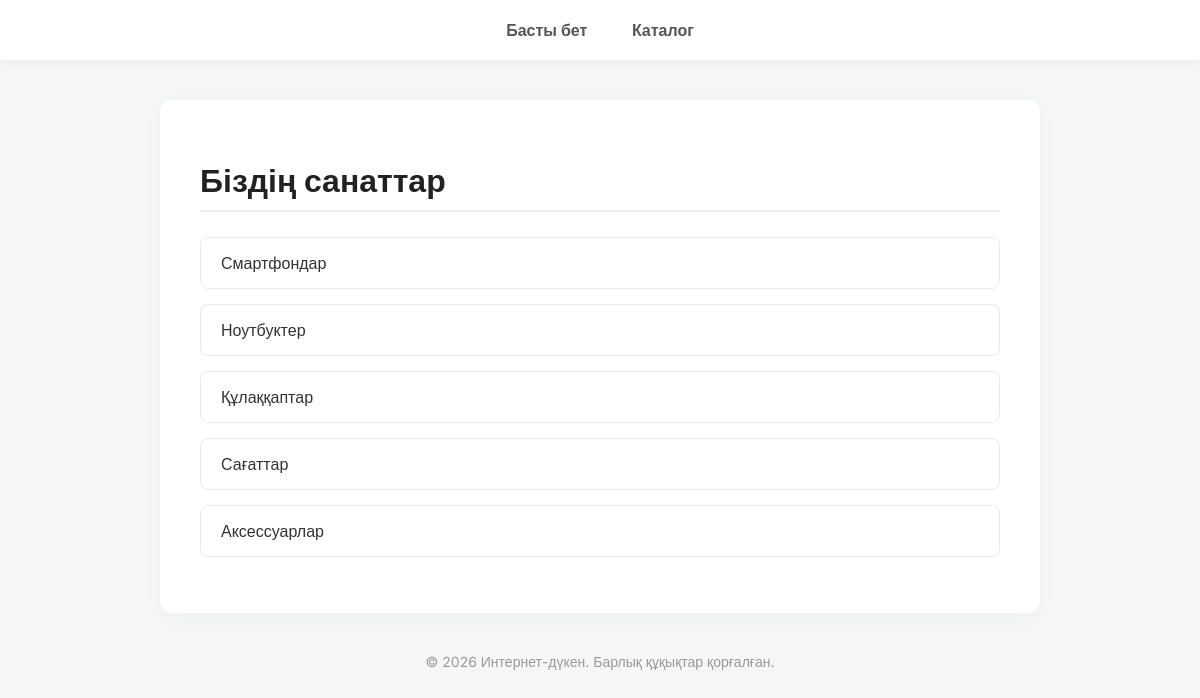
The page / on the database its author committed.
### shop/models.py (models this page shows, shortened)
class Category(models.Model):
    name = models.CharField(max_length=100, verbose_name="Санат атауы")
    class Meta:
        verbose_name = "Санат"
        verbose_name_plural = "Санаттар"

### shop/views.py (the view)
# urls.py: path('', views.home, name='home'),
def home(request):
    categories = Category.objects.all()
    return render(request, 'home.html', {'categories': categories})

### shop/templates/home.html
{% extends 'base.html' %} [cite: 8]
{% block content %}
    <h1>Біздің санаттар</h1>
    <ul>
        {% for cat in categories %}
            <li>{{ cat.name }}</li>
        {% endfor %}
    </ul>
{% endblock %}

### static/css/style.css (style rules this page uses)
body { font-family: 'Inter', sans-serif; background-color: #f4f7f6; color: #333; margin: 0; padding: 0; }
h1, h3 { color: #222; }
h1 { border-bottom: 2px solid #f0f0f0; padding-bottom: 10px; margin-bottom: 25px; }
ul { padding: 0; }
li, .product-item { background: #fff; border: 1px solid #eaeaea; padding: 15px 20px; margin-bottom: 15px; border-radius: 8px; transition: transform 0.2s, box-shadow 0.2s; list-style: none; }

### rows shown on the page
Category: name "Смартфондар"
Category: name "Ноутбуктер"
Category: name "Құлаққаптар"
Category: name "Сағаттар"
Category: name "Аксессуарлар"
